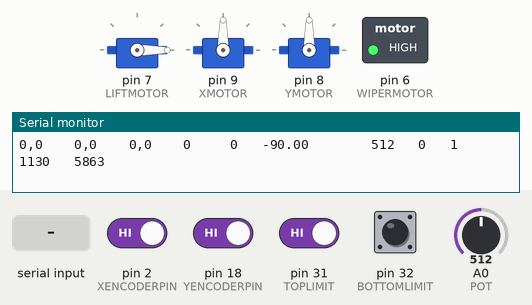
Bench run of a sketch on a simulated Arduino Mega 2560, built with avr-gcc and run on an emulated ATmega2560. Shown: 3 × servo, switched loads named in the sketch (green lamp = pin HIGH), the last lines printed to the serial monitor. The inputs (shaded band) are chosen by the test bench; at power-on: pin 2 (XENCODERPIN), pin 18 (YENCODERPIN), pin 31 (TOPLIMIT), pin 32 (BOTTOMLIMIT) HIGH, A0 (POT) = 512. Pins used as bus, display or sensor lines are not drawn.

Above: at 1.2 s.
1.3 s: A0 (POT) set to 122
At 2.5 s:
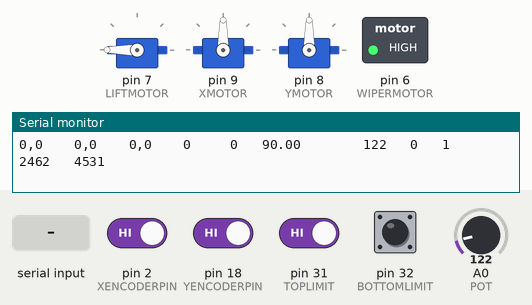
2.8 s: "K" received over Serial
At 4.0 s:
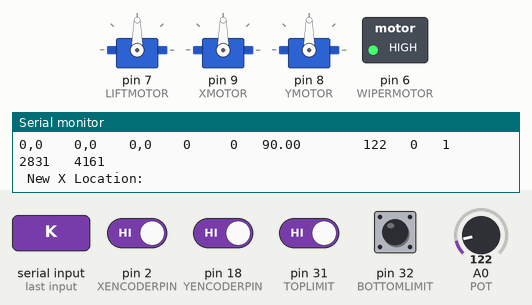
4.3 s: "90,45,200\n" received over Serial
At 4.8 s:
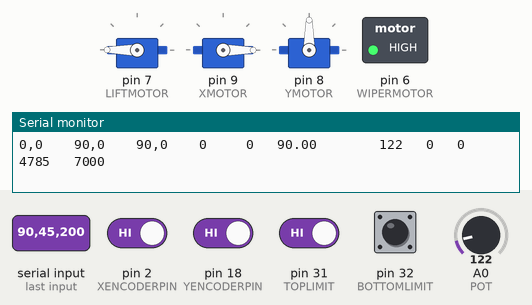
5.8 s: byte 90 ('Z') received over Serial
At 6.9 s:
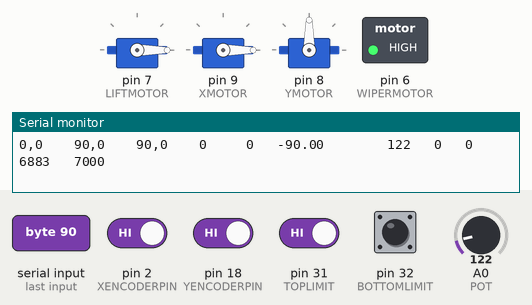
7.3 s: byte 87 ('W') received over Serial
At 7.9 s:
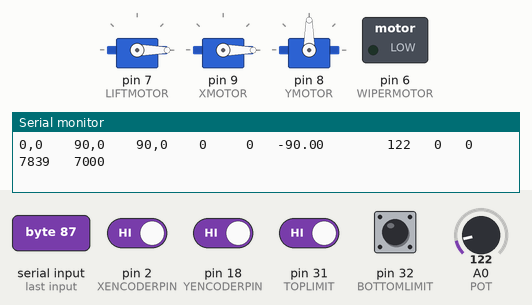
8.8 s: byte 82 ('R') received over Serial
At 10.1 s:
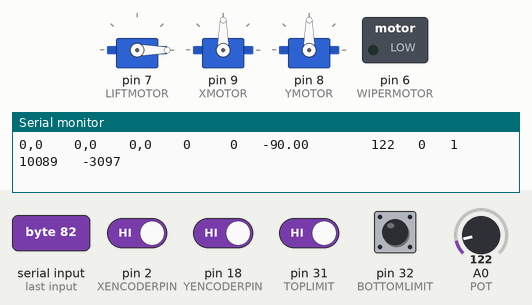
Timing chart, 0 to 11.3 s (numbered marks = the images above; inputs shaded):
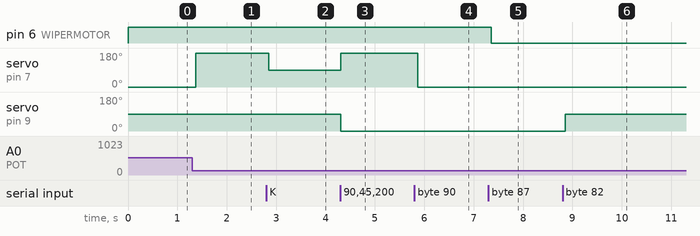

The sketch:

test_exp.ino
```cpp
#include <MsTimer2.h>
#include <Servo.h>
Servo liftMotor;
Servo xMotor;
Servo yMotor;
int xticks = 0;
int yticks = 0;
int outputFreq = 20;
long sinceDebug = millis();
long sinceStateChange = millis();
int machineState = 0;
bool exeState = 0;
//#include "PID.h"
#include "RobotState.h"

bool exeMachine = 0;
RobotState myRobot;

#define WAYPOINTS 3
int pathMesh[WAYPOINTS][4] =
{
  //format: X coordinate, Y coordinate, rectract, and then time to delay in milliseconds.
  {0,0,1,7000},
  {0,200,0,1000},
  {0,-200,0,1000}
};


char state = '0';
void setup()
{
  pinMode(XENCODERPIN, INPUT);
  digitalWrite(XENCODERPIN, HIGH);
  pinMode(YENCODERPIN, INPUT);
  digitalWrite(YENCODERPIN, HIGH);
  pinMode(XQUAD, INPUT);
  digitalWrite(XQUAD, HIGH);
  pinMode(YQUAD, INPUT);
  digitalWrite(YQUAD, HIGH);

  pinMode(TOGGLEPIN, OUTPUT);
  digitalWrite(TOGGLEPIN, HIGH);
  pinMode(WIPERMOTOR, OUTPUT);
  digitalWrite(WIPERMOTOR, HIGH);
  pinMode(TOPLIMIT, INPUT);
  pinMode(BOTTOMLIMIT, INPUT);
  digitalWrite(TOPLIMIT, HIGH);
  digitalWrite(BOTTOMLIMIT, HIGH);
  liftMotor.attach(LIFTMOTOR, 1000, 2000);
  xMotor.attach(XMOTOR, 1000, 2000);
  yMotor.attach(YMOTOR, 1000, 2000);
  SerialD.begin(9600);
  myRobot.Init(0,0,5,0,0,300);
  attachInterrupt(XENCODER, xisr, RISING);
  attachInterrupt(YENCODER, yisr, RISING);
  //MsTimer2::set(outputFreq, handler);
  //MsTimer2::start();
}

void xisr()
{
  ///*
  if(digitalRead(XQUAD))
    xticks--;
  else
    xticks++;
    //*/

}

void yisr()
{
  if(digitalRead(YQUAD))
    yticks++;
  else
    yticks--;
}

void loop()
{
  noInterrupts();
  myRobot.UpdateX(xticks);
  myRobot.UpdateY(yticks/10);
  xticks = 0;
  yticks = 0;
  interrupts();

  float output = (!myRobot.retracted)?
  myRobot.ForceSense():
  myRobot.retractEraser();
  xMotor.write(90+myRobot.SpeedX);
  yMotor.write(90+myRobot.SpeedY);
  if(exeState)
  {
    if(myRobot.inPosition()&&(machineState < WAYPOINTS))
    {
      if((max(0,(signed long)millis() - sinceStateChange))>pathMesh[machineState][3])
      {
        machineState++;
        gotoNext();
        sinceStateChange = millis();
      }
    }
  }
  myRobot.moveTo();
  liftMotor.write(!digitalRead(TOPLIMIT)? max(90+output, 90) : (!digitalRead(BOTTOMLIMIT)? min(90+output, 90) : 90+output) ); //checks the limit switches here

  if((millis()-sinceDebug) > 100)
  {
    myRobot.printPos();
    SerialD.print("    ");
    SerialD.print(myRobot.GoalPositionX);
    SerialD.print(",");
    SerialD.print(myRobot.GoalPositionY);
    SerialD.print("    ");
    SerialD.print(-myRobot.SpeedX);
    SerialD.print(",");
    SerialD.print(myRobot.SpeedY);
    SerialD.print("    ");
    SerialD.print(!digitalRead(TOPLIMIT));
    SerialD.print("     ");
    SerialD.print(!digitalRead(BOTTOMLIMIT));
    SerialD.print("   ");
    SerialD.print(output);
    SerialD.print("        ");
    SerialD.print(analogRead(0));
    SerialD.print("   ");
    SerialD.print(machineState);
    SerialD.print("   ");
    SerialD.print(myRobot.inPosition());
    SerialD.print("   ");
    SerialD.print((millis() - sinceStateChange));
    SerialD.print("   ");
    SerialD.print((myRobot.inPosition()&&(machineState < WAYPOINTS))? pathMesh[machineState][3]-(max(0,(signed long)millis() - sinceStateChange)) : pathMesh[machineState][3]);
    SerialD.println();


  }//*/
  if(SerialD.available())
  {
    state = SerialD.read();
    switch (state)
    {
      case 'P':
        stahp();
        SerialD.println("\n New P:");
        while(!SerialD.available());
        myRobot.setP(SerialD.parseFloat());
        state = '0';
        break;
      case 'I':
        stahp();
        SerialD.println("\n New I:");
        while(!SerialD.available());
        myRobot.setI(SerialD.parseFloat());
        state = '0';
        break;
      case 'D':
        stahp();
        SerialD.println("\n New D:");
        while(!SerialD.available());
        myRobot.setD(SerialD.parseFloat());
        state = '0';
        break;
      case 'Y':
        stahp();
        SerialD.println("\n New desired:");
        while(!SerialD.available());
        myRobot.setDES(SerialD.parseFloat());
        state = '0';
        break;
      case 'C':
        stahp();
        SerialD.print("PID and desired:");
        myRobot.printPID();
        state = '0';
        break;
      case 'K':
        stahp();
        SerialD.println("\n New X Location:");
        while(!SerialD.available());
        myRobot.GoalPositionX = SerialD.parseInt();
        state = '0';
        break;
       case 'J':
        stahp();
        SerialD.println("\n New Y Location:");
        while(!SerialD.available());
        myRobot.GoalPositionY = SerialD.parseInt();
        state = '0';
        break;
      case 'S':
        stahp();
        SerialD.println("\n New State:");
        while(!SerialD.available());
        machineState = SerialD.parseInt();
        machineState = max(0,min(WAYPOINTS -1, machineState));
        state = '0';
        break;
      case 'E':
        exeState = !exeState;
        sinceStateChange = millis();
        state = '0';
        break;
      case 'G':
        gotoNext();
        state = '0';
        break;
      case 'R':
        myRobot.recenter();
        myRobot.GoalPositionX = 0;
        myRobot.GoalPositionY = 0;
        state = '0';
        break;
      case 'Z':
        myRobot.retracted = !myRobot.retracted;
        state = '0';
        break;
      case 'W':
        digitalWrite(WIPERMOTOR, !digitalRead(WIPERMOTOR));
        state = '0';
    }
  sinceDebug = millis();
  }
}

void handler()
{
  digitalWrite(TOGGLEPIN,  !digitalRead(TOGGLEPIN));
}

void stahp()
{
  liftMotor.write(90);
  xMotor.write(90);
  yMotor.write(90);
}
void gotoNext()
{
  myRobot.GoalPositionX = pathMesh[machineState][0];
  myRobot.GoalPositionY = pathMesh[machineState][1];
  myRobot.retracted = pathMesh[machineState][2];
}
```

RobotState.cpp
```cpp
#include "RobotState.h"


float* RobotState::checkErase()
{
  Serial.print((int)controller->checkLoc());
  Serial.print("      ");
  return &EraserForce;

}
int RobotState::getPosX()
{
  return PosX;
}
int RobotState::getPosY()
{
  return PosY;
}
void RobotState::UpdateX(int ticks)
{
  PosX += ticks;
}
void RobotState::UpdateY(int ticks)
{
  PosY += ticks;
}
//P is initially .42 because this is the estimated 1 to 1 mapping of the input to the output across their respect ranges
//this estimation is based on that we are mapping 60% of the range of a 10 bit value to an 8 bit value.
RobotState::RobotState(){}
void RobotState::Init(int initialX, int initialY, float _P = .42, float _I = 0, float _D = 0, float _desired = 1)
{
        bool retracted = 0;
	PosX = initialX;
	PosY = initialY;
	SpeedX = 0;
	SpeedY = 0;
	GoalPositionX = 0;
	GoalPositionY = 0;
	controller = new PIDControl<float>( _P, _I, _D, _desired);
}
float RobotState::retractEraser()
{
  ScrewSpeed = -90;
  return ScrewSpeed;
}
float RobotState::ForceSense() //these funcitions try to attain the goal force and position of the robot, returns error
{
        EraserForce = (float)analogRead(POT);
        controller->operate(&EraserForce, &ScrewSpeed);

  //adjust ScrewSpeed
  ScrewSpeed = max(-90, min(ScrewSpeed, 90));

  return ScrewSpeed;
}
void RobotState::moveTo()
{

  noInterrupts();
  SpeedX = GoalPositionX - PosX;
  SpeedY = GoalPositionY - PosY;
  interrupts();
  SpeedX = max(-90, min(-SpeedX, 90));
  SpeedY = max(-90, min(-SpeedY, 90));

}
void RobotState::setPID(float _P, float _I, float _D, float _desired)
{
  controller->P = _P;
  controller->I = _I;
  controller->D = _D;
  controller->desired = _desired;
}

void RobotState::setP(float _P)
{controller->P = _P;}
void RobotState::setI(float _I)
{controller->I = _I;}
void RobotState::setD(float _D)
{controller->D = _D;}
void RobotState::setDES(float _desired)
{controller->desired = _desired;}

void RobotState::printPID()
{
  SerialD.print(controller->P);
  SerialD.print("      ");
  SerialD.print(controller->I);
  SerialD.print("      ");
  SerialD.print(controller->D);
  SerialD.print("      ");
  SerialD.println(controller->desired);
  while(!SerialD.available());
  SerialD.flush();
}

void RobotState::recenter()
{
  PosX = 0;
  PosY = 0;
}


void RobotState::printPos()
{
  SerialD.print(PosX);
  SerialD.print(",");
  SerialD.print(PosY);
}

template <class T>
PIDControl<T>::PIDControl(T _P,T _I,T _D, T _desired)
{


	desired = _desired;
	P = _P;
	I = _I;
	D = _D;
	for(int i=0; i<SUM_SIZE;i++)
	{
		sumnation[i] = 0;
	}
	sumposition = 0;
        sum = 0;
        diff = 0;
}


template <class T>
T PIDControl<T>::operate(T *input, T* output)
{
	diff = sumnation[sumposition];
        sumposition += 1;
	if(sumposition >= SUM_SIZE)
		sumposition = 0;
        sumnation[sumposition] = desired - *input;
        diff = sumnation[sumposition] - diff;
	int i = SUM_SIZE;
        sum = 0;
        for(i = 0; i < SUM_SIZE; i++)
          {
            //Serial.println(sumnation[i]);
            sum += sumnation[i];
          }
        /*
        SerialD.print(sum);
        SerialD.print("...");
        SerialD.print(diff);
        SerialD.print("...    ");
        */
	return *output = (sumnation[sumposition]*P)+(sum*I)-(diff*D);

}


void RobotState::gotoState(int _goalX, int _goalY, int _ret)
{
  GoalPositionX = _goalX;
  GoalPositionY = _goalY;
  retracted = _ret;
}

bool RobotState::inPosition()
{
  return (abs(GoalPositionY - PosY) < 70)&&(abs(GoalPositionX - PosX) < 70);
}
```

RobotState.h
```cpp
#include <Servo.h>
//#include "PID.h"
#define TOGGLEPIN 0
#define POT 0
#define LIFTMOTOR 7
#define WIPERMOTOR 6
#define TOPLIMIT 31
#define BOTTOMLIMIT 32
#define XENCODER 0 // HOR A
#define XQUAD 3 // HOR B
#define XENCODERPIN 2
#define YENCODER 5   //VERT A
#define YQUAD 19 //VERT B
#define YENCODERPIN 18
#define XMOTOR 9
#define YMOTOR 8
#define SerialD Serial
#define SUM_SIZE 50
#include <arduino.h>

typedef int coords;//[3];


template <class T>
class  PIDControl
{
	private:
		//PID Variables, should really make a PID class
		T sum;
		T diff;
		T sumnation[SUM_SIZE];
		int sumposition;

	public:
		T *output;
		T desired;
		T P,I,D;
                PIDControl(T,T,T, T);
		T operate(T*, T*);
                T* checkLoc();
};


class RobotState
{
private:
  //Movement Variables:
  int PosX; 	 //X and Y position on the whiteboard. origin is at starting position, in Encoder ticks
  int PosY;


  //Erasing Variables

  //PID Variables, should really make a PID class
  //PID class instead!
  float EraserForce;	//force on the Eraser
  float ScrewSpeed;
  PIDControl<float> *controller;
  /*float sum;
  float diff;
  float sumnation[SUM_SIZE-1];
  int sumposition;
   */
  //There might need to be varibles here that are PID related, however they will probably be static variables in the PID function
public:
  int SpeedX;
  int SpeedY;
  RobotState();
  void Init(int, int,  float, float, float, float); //takes the initial position
  void UpdateX(int); //adds buffered Encoder ticks into current position
  void UpdateY(int);
  /*float GoalForce; //we want the eraser to have, each side of the eraser should be at half this force
  float P,I,D;*/
  bool retracted;
  int GoalPositionX, GoalPositionY;
  float ForceSense(); //these funcitions try to attain the goal force and position of the robot, returns error
  void moveTo();
  void setPID(float, float, float, float);
  void setP(float);
  void setI(float);
  void setD(float);
  void setDES(float);
  void printPID();
  void printPos();
  void recenter(); //set origin to current position
  float* checkErase();
  float retractEraser();
  int getPosX();
  int getPosY();
  void gotoState(int, int, int);
  bool inPosition();


};
```

Measured:
- after the input at 1.3 s, servo on pin 7 (LIFTMOTOR): 0° → 180° after 0.07 s
- after the input at 2.8 s, servo on pin 7 (LIFTMOTOR): 180° → 90° after 0.05 s
- after the input at 4.3 s, servo on pin 7 (LIFTMOTOR): 90° → 180° at once; servo on pin 9 (XMOTOR): 90° → 0° at once
- after the input at 5.8 s, servo on pin 7 (LIFTMOTOR): 180° → 0° after 0.06 s
- after the input at 7.3 s, pin 6 (WIPERMOTOR): HIGH → LOW after 0.06 s
- after the input at 8.8 s, servo on pin 9 (XMOTOR): 0° → 90° after 0.06 s
